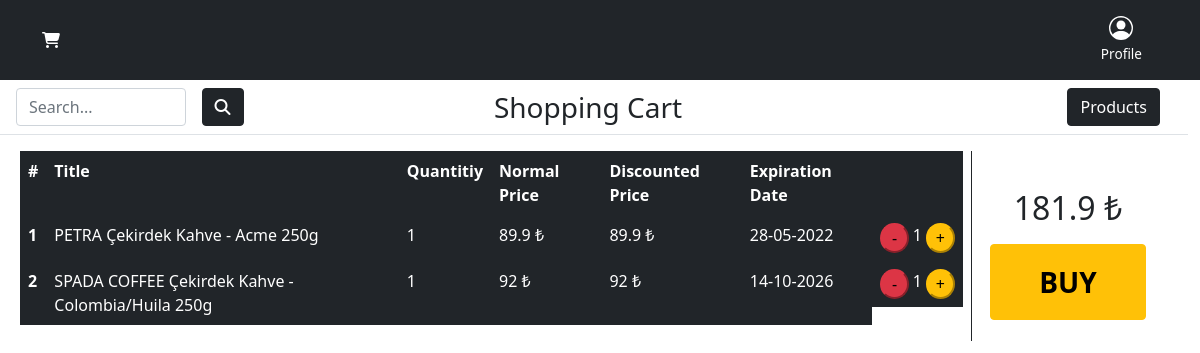
/cart.php (signed in), run on the app's committed database.
### tables this page shows
CREATE TABLE `cart` (
  `id` int(3) NOT NULL,
  `title` varchar(100) NOT NULL,
  `count` int(3) NOT NULL,
  `normalPrice` decimal(5,2) NOT NULL,
  `expirationDate` date NOT NULL,
  `expirationImage` varchar(100) NOT NULL
);

CREATE TABLE `products` (
  `id` int(4) NOT NULL,
  `title` varchar(100) NOT NULL,
  `stock` int(7) NOT NULL,
  `normalPrice` decimal(5,2) NOT NULL,
  `expirationDate` date NOT NULL,
  `expirationImage` varchar(100) DEFAULT NULL,
  `productLocation` varchar(100) DEFAULT NULL
);

### db.php (called while the page is built, shortened)
<?php
    $dsn = 'mysql:host=localhost;dbname=CTIS256_PROJECT;charset=utf8mb4' ;
    $user = 'root' ;
    $pass = 'root' ;
    try {
        $db = new PDO($dsn, $user, $pass) ;
    } catch (Exception $ex) {
        echo '<p>DB Connect Error : ' . $ex->getMessage() . '</p>' ;
        exit;
    }
    function getDiscountedPrice($id) {
        global $db;
        $item = $db->query("SELECT * from products where id=$id")->fetch();
        $dayDiff = (new DateTime())->diff(new DateTime($item["expirationDate"]))->days;
        if ($dayDiff <= 50) {
            $discountedPrice = $item["normalPrice"] * 0.75;
        } else {
            $discountedPrice = $item["normalPrice"];
        }
        return round($discountedPrice, 2);
    }

### cart.php (the view, shortened to what this page needs)
<?php
    require_once "db.php";
    $Cart = $db->query("SELECT * FROM cart")->fetchAll(PDO::FETCH_ASSOC);
    $i = 1;
    $total = 0;
?>
<!DOCTYPE html>
<html lang="en">
<head>
    <link href="https://cdn.jsdelivr.net/npm/bootstrap@5.1.3/dist/css/bootstrap.min.css" rel="stylesheet">
    <link rel="stylesheet" href="assets/headers.css">
</head>
<body>
    <header>
        <div class="px-3 py-2 bg-dark text-white">
            <div class="container">
                <div class="d-flex flex-wrap align-items-center justify-content-center justify-content-lg-start">
                    <a href="#" class="d-flex align-items-center my-2 my-lg-0 me-lg-auto text-white text-decoration-none">
                        <div class="fas fa-shopping-cart"></div>
                    </a>
                    <ul class="nav col-12 col-lg-auto my-2 justify-content-center my-md-0 text-small">
                        <li>
                            <a href="profile.php" class="nav-link text-white hover">
                                <svg class="bi d-block mx-auto mb-1" width="24" height="24"><use xlink:href="#people-circle"/></svg>
                                Profile
                            </a>
                        </li>
                    </ul>
                </div>
            </div>
        </div>
        <div class="container-fluid row px-3 py-2 border-bottom mb-3 d-flex flex-wrap align-items-center justify-content-center mb-2">
            <div class="col-4">
                <form method="post" class="col-8 d-flex">
                    <input type="search" class="form-control" name="searchKey" value="<?= isset($_SESSION["cartSearchKey"]) ? $_SESSION["cartSearchKey"] : "" ?>" placeholder="Search..." aria-label="Search">
                    <button type="submit" class="mx-3 btn btn-dark fas fa-search"></button>
                </form>
            </div>
                <div class="col-4 d-flex justify-content-center align-items-center">
                <h3 class="m-0">Shopping Cart</h3>
            </div>
                <div class="col-4 d-flex align-items-center justify-content-end container-fluid">
                <a href="customerHome.php"><button type="button" class="btn btn-dark">Products</button></a>
            </div>
        </div>
    </header>
    <div class="row container-fluid">
        <div class="col-10 px-2 border-end border-dark">
            <table class="table table-dark table-borderless">
                <tr>
                    <th scope="col">#</th>
                    <th scope="col">Title</th>
                    <th scope="col">Quantitiy</th>
                    <th scope="col">Normal Price</th>
                    <th scope="col">Discounted Price</th>
                    <th scope="col">Expiration Date</th>
                    <th scope="col"></th>
                </tr>
                <?php foreach($Cart as $product): ?>
                    <?php
                        $date = new DateTime($product["expirationDate"]);
                        $date = $date->format('d-m-Y');
                        $total += $product["normalPrice"] * $product["count"];
                    ?>
                    <tr>
                        <th scope="row"><?= $i++ ?></th>
                        <td><?= $product["title"] ?></td>
                        <td><?= $product["count"] ?></td>
                        <td><?= round($product["normalPrice"], 2) ?> ₺</td>
                        <td><?= getDiscountedPrice($product["id"]) ?> ₺</td>
                        <td><?= $date?></td>
                        <td class="d-flex justify-content-evenly">
                            <a href="?del=<?=$product["id"]?>"><button type="button" class="btn-danger text-black rounded-circle px-c">-</button></a>
                            <span class="mx-1"><?= $product["count"] ?></span>
                            <a href="?add=<?=$product["id"]?>"><button type="button" class="btn-warning rounded-circle px-2">+</button></a>
                        </td>
                    </tr>
                <?php endforeach; ?>
            </table>
        </div>
        <div class="col-2 d-flex flex-column justify-content-center align-items-center">
            <h2 class="my-3"> <?= $total ?> ₺</h2>
            <a href="cart.php?buy=1"><button type="button" class="btn p-3 px-5 btn-warning fs-3 fw-bold">BUY</button></a>
        </div>
    </div>
</body>
</html>

### assets/headers.css (style rules this page uses)
.bi { vertical-align: -.125em; fill: currentColor; }
.text-small { font-size: 85%; }

### cart.php (style rules this page uses)
.px-c { padding-right: 0.6rem!important; padding-left: 0.6rem!important; }

### data on the page
cart: title "PETRA Çekirdek Kahve - Acme 250g", count "1", normalPrice "89.9", id.normalPrice "89.9", expirationDate "28-05-2022"
cart: title "SPADA COFFEE Çekirdek Kahve - Colombia/Huila 250g", count "1", normalPrice "92", id.normalPrice "92", expirationDate "14-10-2026"

### other printed values
$total "181.9"
